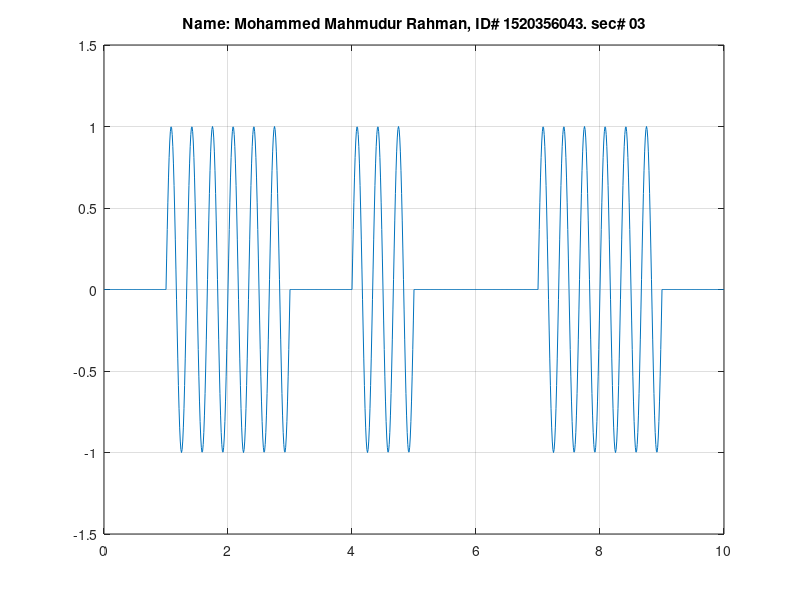

Source code (MATLAB):
%name: Mohammed Mahmudur Rahman
%ID# 1520386043
%Section: 03

clc, clear all; 

A= [0 1 1 0 1 0 0 1 1 0] ;

n= length(A);
mt= [];

for i= 0: 1: n-1;
    mt((i*100)+1: 1: ((i+1)*100)+1) = A(i+1);
end

t= 0: 0.01 : n;
ct= sin(2*pi*3*t);

ask= mt.*ct

plot(t, ask);
grid on;
ylim([ -1.5 1.5]);
title('Name: Mohammed Mahmudur Rahman, ID# 1520356043. sec# 03');
    